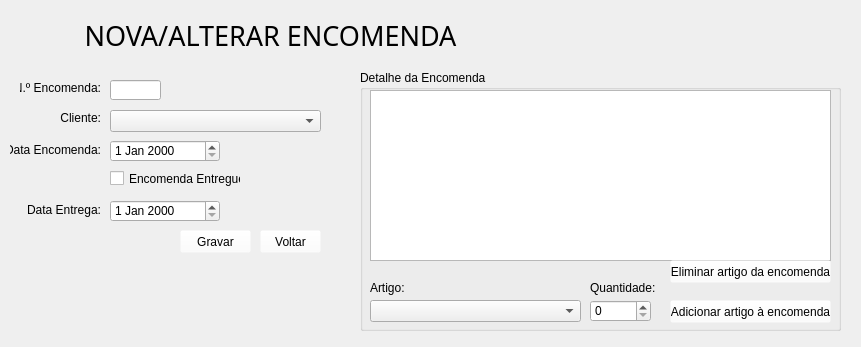
<?xml version="1.0" encoding="UTF-8"?>
<ui version="4.0">
 <class>Form</class>
 <widget class="QWidget" name="Form">
  <property name="geometry">
   <rect>
    <x>0</x>
    <y>0</y>
    <width>861</width>
    <height>347</height>
   </rect>
  </property>
  <property name="windowTitle">
   <string>Detalhes Encomenda</string>
  </property>
  <widget class="QDateEdit" name="dateEdit_dataEntrega">
   <property name="geometry">
    <rect>
     <x>110</x>
     <y>200</y>
     <width>110</width>
     <height>22</height>
    </rect>
   </property>
  </widget>
  <widget class="QLabel" name="label_preco_2">
   <property name="geometry">
    <rect>
     <x>10</x>
     <y>200</y>
     <width>91</width>
     <height>20</height>
    </rect>
   </property>
   <property name="text">
    <string>Data Entrega:</string>
   </property>
   <property name="alignment">
    <set>Qt::AlignRight|Qt::AlignTrailing|Qt::AlignVCenter</set>
   </property>
  </widget>
  <widget class="QComboBox" name="comboBox_cliente">
   <property name="geometry">
    <rect>
     <x>110</x>
     <y>110</y>
     <width>211</width>
     <height>22</height>
    </rect>
   </property>
  </widget>
  <widget class="QPushButton" name="pushButton_gravar">
   <property name="geometry">
    <rect>
     <x>180</x>
     <y>230</y>
     <width>71</width>
     <height>23</height>
    </rect>
   </property>
   <property name="styleSheet">
    <string notr="true">background-color: rgba(255, 255, 255, 0);</string>
   </property>
   <property name="text">
    <string>Gravar</string>
   </property>
   <property name="icon">
    <iconset>
     <normaloff>Imagens/guardar.png</normaloff>Imagens/guardar.png</iconset>
   </property>
  </widget>
  <widget class="QLabel" name="label_nEncomenda">
   <property name="geometry">
    <rect>
     <x>20</x>
     <y>80</y>
     <width>81</width>
     <height>16</height>
    </rect>
   </property>
   <property name="text">
    <string>N.º Encomenda:</string>
   </property>
   <property name="alignment">
    <set>Qt::AlignRight|Qt::AlignTrailing|Qt::AlignVCenter</set>
   </property>
  </widget>
  <widget class="QLabel" name="label">
   <property name="geometry">
    <rect>
     <x>20</x>
     <y>10</y>
     <width>61</width>
     <height>51</height>
    </rect>
   </property>
   <property name="text">
    <string/>
   </property>
   <property name="pixmap">
    <pixmap>Imagens/encomendas2.png</pixmap>
   </property>
   <property name="scaledContents">
    <bool>true</bool>
   </property>
  </widget>
  <widget class="QCheckBox" name="checkBox_encomendaEntregue">
   <property name="geometry">
    <rect>
     <x>110</x>
     <y>170</y>
     <width>131</width>
     <height>17</height>
    </rect>
   </property>
   <property name="text">
    <string>Encomenda Entregue</string>
   </property>
  </widget>
  <widget class="QPushButton" name="pushButton_voltar">
   <property name="geometry">
    <rect>
     <x>260</x>
     <y>230</y>
     <width>61</width>
     <height>23</height>
    </rect>
   </property>
   <property name="styleSheet">
    <string notr="true">background-color: rgba(255, 255, 255, 0);</string>
   </property>
   <property name="text">
    <string>Voltar</string>
   </property>
   <property name="icon">
    <iconset>
     <normaloff>Imagens/voltar.png</normaloff>Imagens/voltar.png</iconset>
   </property>
  </widget>
  <widget class="QLabel" name="label_dataEncomenda">
   <property name="geometry">
    <rect>
     <x>10</x>
     <y>140</y>
     <width>91</width>
     <height>20</height>
    </rect>
   </property>
   <property name="text">
    <string>Data Encomenda:</string>
   </property>
   <property name="alignment">
    <set>Qt::AlignRight|Qt::AlignTrailing|Qt::AlignVCenter</set>
   </property>
  </widget>
  <widget class="QLineEdit" name="lineEdit_nEncomenda">
   <property name="geometry">
    <rect>
     <x>110</x>
     <y>80</y>
     <width>51</width>
     <height>20</height>
    </rect>
   </property>
  </widget>
  <widget class="QGroupBox" name="groupBox">
   <property name="geometry">
    <rect>
     <x>360</x>
     <y>70</y>
     <width>481</width>
     <height>261</height>
    </rect>
   </property>
   <property name="title">
    <string>Detalhe da Encomenda</string>
   </property>
   <widget class="QTableView" name="tableView_detalhe">
    <property name="geometry">
     <rect>
      <x>10</x>
      <y>20</y>
      <width>461</width>
      <height>171</height>
     </rect>
    </property>
   </widget>
   <widget class="QPushButton" name="pushButton_eliminarArtigo">
    <property name="geometry">
     <rect>
      <x>310</x>
      <y>190</y>
      <width>161</width>
      <height>23</height>
     </rect>
    </property>
    <property name="styleSheet">
     <string notr="true">background-color: rgba(255, 255, 255, 0);</string>
    </property>
    <property name="text">
     <string>Eliminar artigo da encomenda</string>
    </property>
    <property name="icon">
     <iconset>
      <normaloff>Imagens/excluir.png</normaloff>Imagens/excluir.png</iconset>
    </property>
   </widget>
   <widget class="QPushButton" name="pushButton_adicionarArtigo">
    <property name="geometry">
     <rect>
      <x>310</x>
      <y>230</y>
      <width>161</width>
      <height>23</height>
     </rect>
    </property>
    <property name="styleSheet">
     <string notr="true">background-color: rgba(255, 255, 255, 0);</string>
    </property>
    <property name="text">
     <string>Adicionar artigo à encomenda</string>
    </property>
    <property name="icon">
     <iconset>
      <normaloff>Imagens/novo.png</normaloff>Imagens/novo.png</iconset>
    </property>
   </widget>
   <widget class="QComboBox" name="comboBox_artigo">
    <property name="geometry">
     <rect>
      <x>10</x>
      <y>230</y>
      <width>211</width>
      <height>22</height>
     </rect>
    </property>
   </widget>
   <widget class="QLabel" name="label_artigo">
    <property name="geometry">
     <rect>
      <x>10</x>
      <y>210</y>
      <width>81</width>
      <height>16</height>
     </rect>
    </property>
    <property name="text">
     <string>Artigo:</string>
    </property>
    <property name="alignment">
     <set>Qt::AlignLeading|Qt::AlignLeft|Qt::AlignVCenter</set>
    </property>
   </widget>
   <widget class="QSpinBox" name="spinBox_quantidade">
    <property name="geometry">
     <rect>
      <x>230</x>
      <y>230</y>
      <width>61</width>
      <height>22</height>
     </rect>
    </property>
   </widget>
   <widget class="QLabel" name="label_artigo_2">
    <property name="geometry">
     <rect>
      <x>230</x>
      <y>210</y>
      <width>81</width>
      <height>16</height>
     </rect>
    </property>
    <property name="text">
     <string>Quantidade:</string>
    </property>
    <property name="alignment">
     <set>Qt::AlignLeading|Qt::AlignLeft|Qt::AlignVCenter</set>
    </property>
   </widget>
  </widget>
  <widget class="QDateEdit" name="dateEdit_dataEncomenda">
   <property name="geometry">
    <rect>
     <x>110</x>
     <y>140</y>
     <width>110</width>
     <height>22</height>
    </rect>
   </property>
  </widget>
  <widget class="QLabel" name="label_cliente">
   <property name="geometry">
    <rect>
     <x>20</x>
     <y>110</y>
     <width>81</width>
     <height>16</height>
    </rect>
   </property>
   <property name="text">
    <string>Cliente:</string>
   </property>
   <property name="alignment">
    <set>Qt::AlignRight|Qt::AlignTrailing|Qt::AlignVCenter</set>
   </property>
  </widget>
  <widget class="QLabel" name="label_titulo">
   <property name="geometry">
    <rect>
     <x>80</x>
     <y>10</y>
     <width>381</width>
     <height>51</height>
    </rect>
   </property>
   <property name="font">
    <font>
     <family>Stencil</family>
     <pointsize>20</pointsize>
    </font>
   </property>
   <property name="text">
    <string>NOVA/ALTERAR ENCOMENDA</string>
   </property>
   <property name="alignment">
    <set>Qt::AlignCenter</set>
   </property>
  </widget>
 </widget>
 <resources/>
 <connections/>
</ui>
